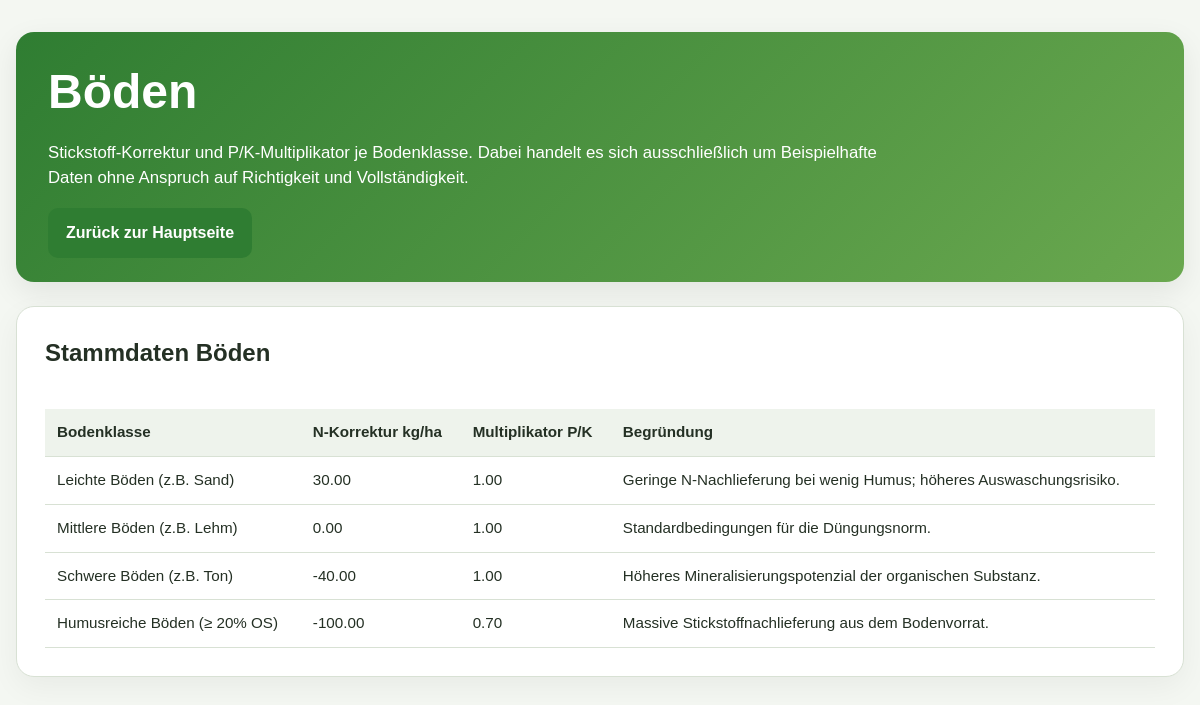
Screenshot of /soil_types.php with the database file from the repository.
### tables this page shows
CREATE TABLE IF NOT EXISTS soil_types (
    id INT UNSIGNED NOT NULL AUTO_INCREMENT,
    soil_class VARCHAR(120) NOT NULL,
    n_correction_kg_ha DECIMAL(8,2) NOT NULL,
    pk_multiplier DECIMAL(4,2) NOT NULL,
    reason TEXT NOT NULL,
    PRIMARY KEY (id),
    UNIQUE KEY uq_soil_types_soil_class (soil_class)
);

### soil_types.php (the view, shortened to what this page needs)
<?php
$pdo = require __DIR__ . '/app/db.php';
function e(string|int|float|null $value): string
{
    return htmlspecialchars((string) $value, ENT_QUOTES, 'UTF-8');
}
$stmt = $pdo->query(
    'SELECT soil_class, n_correction_kg_ha, pk_multiplier, reason
     FROM soil_types
     ORDER BY id ASC'
);
$soilTypes = $stmt->fetchAll();
?>
<!doctype html>
<html lang="de">
<head>
    <link rel="stylesheet" href="assets/style.css">
</head>
<body>
<main class="container">
    <section class="hero compact">
        <h1>Böden</h1>
        <p>
            Stickstoff-Korrektur und P/K-Multiplikator je Bodenklasse.
            Dabei handelt es sich ausschließlich um Beispielhafte Daten ohne Anspruch auf Richtigkeit und Vollständigkeit.
        </p>
        <a href="index.php" class="back-link">Zurück zur Hauptseite</a>
    </section>
    <section class="card">
        <h2>Stammdaten Böden</h2>
        <div class="table-wrapper">
            <table>
                <thead>
                <tr>
                    <th>Bodenklasse</th>
                    <th>N-Korrektur kg/ha</th>
                    <th>Multiplikator P/K</th>
                    <th>Begründung</th>
                </tr>
                </thead>
                <tbody>
                <?php foreach ($soilTypes as $soilType): ?>
                    <tr>
                        <td><?= e($soilType['soil_class']) ?></td>
                        <td><?= e($soilType['n_correction_kg_ha']) ?></td>
                        <td><?= e($soilType['pk_multiplier']) ?></td>
                        <td><?= e($soilType['reason']) ?></td>
                    </tr>
                <?php endforeach; ?>
                </tbody>
            </table>
        </div>
    </section>
</main>
</body>
</html>

### assets/style.css (style rules this page uses)
:root { --bg: #f4f7f2; --card: #ffffff; --text: #243024; --muted: #667066; --primary: #2f7d32; --primary-dark: #225f25; --border: #d8e1d4; --pareto: #eef8ec; }
* { box-sizing: border-box; }
body { margin: 0; font-family: Arial, Helvetica, sans-serif; background: var(--bg); color: var(--text); line-height: 1.5; }
.container { width: min(1180px, calc(100% - 32px)); margin: 32px auto; }
.hero { background: linear-gradient(135deg, #2f7d32, #6aa84f); color: white; padding: 32px; border-radius: 18px; margin-bottom: 24px; box-shadow: 0 10px 30px rgba(0, 0, 0, 0.08); }
.hero.compact { padding: 24px 32px; }
.hero.compact .back-link { margin-top: 18px; }
.hero h1 { margin: 0 0 12px; font-size: clamp(2rem, 4vw, 3rem); }
.hero p { max-width: 850px; margin: 0; font-size: 1.05rem; }
.card { background: var(--card); border: 1px solid var(--border); border-radius: 18px; padding: 28px; box-shadow: 0 10px 30px rgba(0, 0, 0, 0.05); }
.card h2 { margin-top: 0; }
button, .back-link, .data-button { display: inline-block; border: none; background: var(--primary); color: white; text-decoration: none; padding: 13px 18px; border-radius: 10px; font-weight: 700; cursor: pointer; font-size: 1rem; }
.table-wrapper { overflow-x: auto; }
table { width: 100%; border-collapse: collapse; margin-top: 18px; font-size: 0.95rem; }
th, td { padding: 12px; border-bottom: 1px solid var(--border); vertical-align: top; text-align: left; }
th { background: #eef3ec; font-weight: 700; }

### rows the page displays
soil_types: soil_class "Leichte Böden (z.B. Sand)", n_correction_kg_ha "30.00", pk_multiplier "1.00", reason "Geringe N-Nachlieferung bei wenig Humus; höheres Auswaschungsrisiko."
soil_types: soil_class "Mittlere Böden (z.B. Lehm)", n_correction_kg_ha "0.00", pk_multiplier "1.00", reason "Standardbedingungen für die Düngungsnorm."
soil_types: soil_class "Schwere Böden (z.B. Ton)", n_correction_kg_ha "-40.00", pk_multiplier "1.00", reason "Höheres Mineralisierungspotenzial der organischen Substanz."
soil_types: soil_class "Humusreiche Böden (≥ 20% OS)", n_correction_kg_ha "-100.00", pk_multiplier "0.70", reason "Massive Stickstoffnachlieferung aus dem Bodenvorrat."
